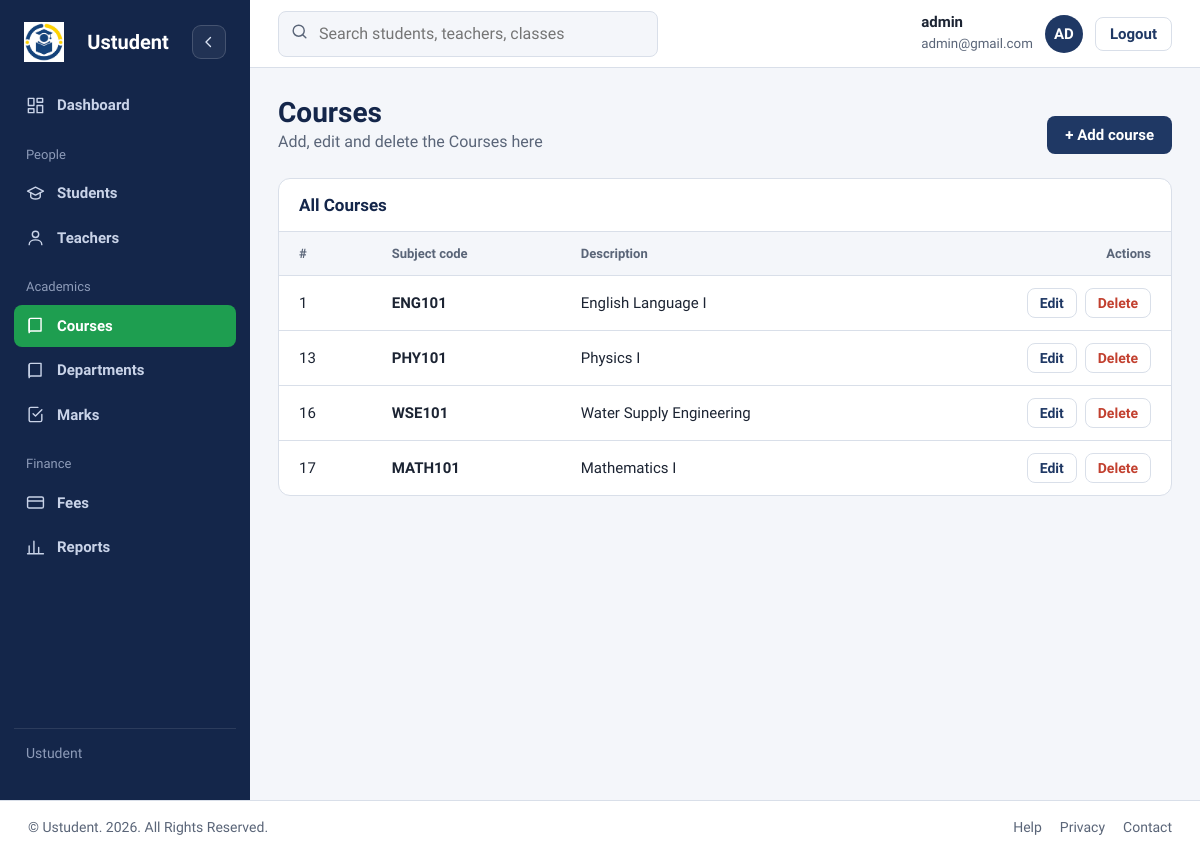
Screenshot of /admin/courses.php (signed in) with the database file from the repository.
### tables this page shows
CREATE TABLE `courses` (
  `id` int UNSIGNED NOT NULL,
  `course_name` varchar(100) NOT NULL,
  `description` text
);

### admin/courses.php (the view, shortened to what this page needs)
<?php
include 'courses_delete.php';
$result = $conn->query("SELECT * FROM courses ORDER BY id ASC");
?>
<!DOCTYPE html>
<html lang="en">
<head>
<?php include '../includes/admin_dashboard_css.php'; ?>
 <link rel="stylesheet" href="../assets/css/courses.css">
</head>
<body>
<div class="app">
    <?php include '../includes/sidebar.php'; ?>
    <div class="main">
        <?php include '../includes/topbar.php'; ?>
        <main class="content">
            <div class="head">
                <div>
                    <h1>Courses</h1>
                    <p>Add, edit and delete the Courses here</p>
                </div>
                <a href="courses.php?action=add" class="btn">
                    + Add course
                </a>
            </div>
            <section class="card">
                <h2>All Courses</h2>
                <table>
                    <thead>
                        <tr>
                            <th>#</th>
                            <th>Subject code</th>
                            <th>Description</th>
                            <th class="num">Actions</th>
                        </tr>
                    </thead>
                    <tbody>
                    <?php while ($row = $result->fetch_assoc()) { ?>
                        <tr>
                            <td>
                                <?php echo $row['id']; ?>
                            </td>
                            <td>
                                <b>
                                    <?php echo htmlspecialchars($row['course_name']); ?>
                                </b>
                            </td>
                            <td>
                                <?php echo htmlspecialchars($row['description']); ?>
                            </td>
                            <td>
                                <div class="row-actions">
                                    <a class="small-btn"
                                       href="courses.php?action=edit&id=<?php echo $row['id']; ?>">
                                        Edit
                                    </a>
                                    <form method="post"
                                          onsubmit="return confirm('Delete this course?');">
                                        <button type="submit"
                                                name="delete_course"
                                                class="small-btn danger">
                                            Delete
                                        </button>
                                    </form>
                                </div>
                            </td>
                        </tr>
                    <?php } ?>
                    </tbody>
                </table>
            </section>
        </main>
    </div>
</div>
<?php include '../includes/footer.php'; ?>
</body>
</html>

### assets/css/admin_dashboard.css (style rules this page uses)
.content { padding:28px;max-width:1200px;width:100% }
.head { display:flex;justify-content:space-between;align-items:flex-end;gap:16px;flex-wrap:wrap;margin-bottom:24px }
.head h1 { font-size:28px }
.head p { color:var(--muted);margin:0 }
.card { background:var(--white);border:1px solid var(--line);border-radius:12px;overflow:hidden }
.card > h2 { font-size:17px;padding:16px 20px;border-bottom:1px solid var(--line);display:flex;justify-content:space-between;align-items:center }
table { width:100%;border-collapse:collapse }
th,td { padding:12px 20px;text-align:left;border-bottom:1px solid var(--line);font-size:15px }
tr:last-child td { border-bottom:0 }
th { font-size:13px;color:var(--muted);font-weight:600;background:var(--paper) }
.num { text-align:right }
:root { --navy:#1f3864; --navy-deep:#14264a; --green:#1e9e50; --green-soft:#e4f4ea; --gold:#d8b32a; --gold-soft:#fbf3d3; --red:#c2402f; --red-soft:#fbe6e2; --blue-soft:#e6edf8; --ink:#1c2433; --muted:#5a6578; --line:#d9dfe9; --paper:#f4f6fa; --white:#fff; --head:"Bricolage Grotesque","Segoe UI",Arial,sans-serif; --body:"Source Sans 3","Segoe UI",Arial,sans-serif; }
* { box-sizing:border-box }
body { margin:0;font:400 16px/1.5 var(--body);color:var(--ink);background:var(--paper) }
h1,h2,h3 { font-family:var(--head);margin:0;line-height:1.2;color:var(--navy-deep) }
a { color:inherit;text-decoration:none }
.app { display:grid;grid-template-columns:250px minmax(0,1fr);min-height:100vh;transition:grid-template-columns .22s ease }
.main { min-width:0;display:flex;flex-direction:column;min-height:100vh }
.main > .content { flex:1 }
.btn { display:inline-block;background:var(--navy);color:var(--white);padding:10px 18px;border-radius:8px;border:0;cursor:pointer;font:600 15px var(--body) }

### assets/css/courses.css (style rules this page uses)
.row-actions { display:flex;gap:8px;justify-content:flex-end }
.row-actions form { margin:0 }
.small-btn { border:1.5px solid var(--line);background:var(--white);border-radius:8px;padding:6px 12px;font:600 14px var(--body);cursor:pointer;color:var(--navy) }
.small-btn.danger { color:var(--red) }

### rows the page displays
courses: id "1", course_name "ENG101", description "English Language I"
courses: id "13", course_name "PHY101", description "Physics I"
courses: id "16", course_name "WSE101", description "Water Supply Engineering"
courses: id "17", course_name "MATH101", description "Mathematics I"

### other values shown
$_SESSION['name'] "admin"
$_SESSION['email'] "admin@gmail.com"
substr($_SESSION['name'], 0,2) "AD"
